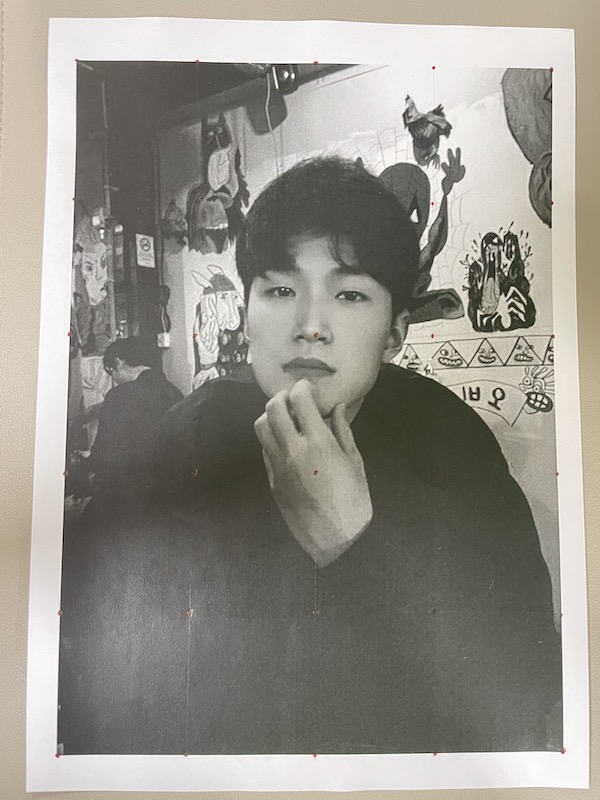
#> input picture 2022_py/img/Pro4_4.jpeg, 600 x 800 px, found by its file name
$ python image_processing.py
#> lines starting #> are read from the running program, lines starting #| are printed output that depends on the picture
import numpy as np
import matplotlib.pyplot as plt
import matplotlib.image as mpimg

me1 = mpimg.imread(
    '/Users/juminjae/Desktop/vscode_file/2022-2_py/img/Pro4_4.jpeg')
#> me1 is the input picture: shape (800, 600, 3); mean R, G, B 149.2, 146.3, 138.6
image1 = me1[:, :, 0]*0.2989 + me1[:, :, 1]*0.5870 + me1[:, :, 2]*0.1140
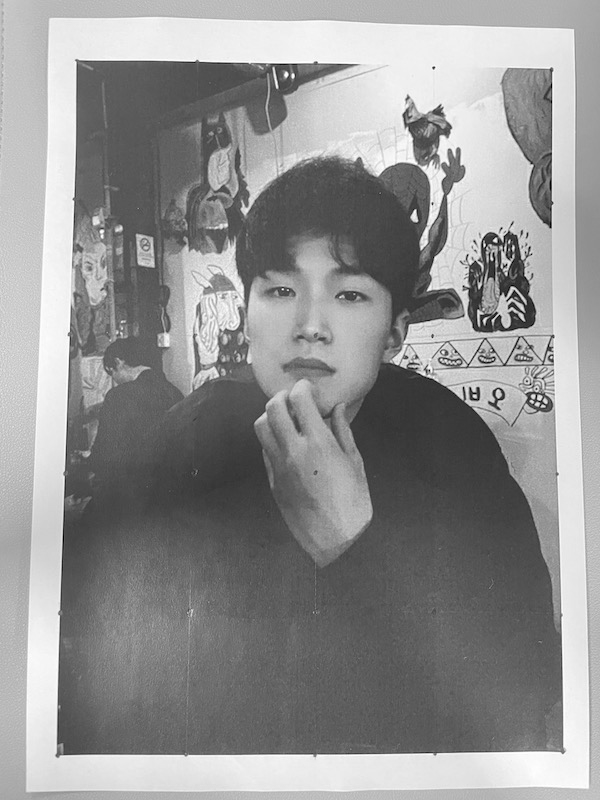
#> image1: shape (800, 600) float64; min 0.299, max 255, mean 146.3
'''
############ 매번 클릭을 줄이고자 I1을 고정시킴 #################
plt.imshow(image1,cmap='gray')
I1 = plt.ginput(30,0)
plt.show()
I1 = np.round(I1)'''

I1 = np.array([[78, 63], [197, 65], [318, 67], [435, 71], [553, 73], [74, 204], [202, 203],
               [315, 199], [432, 205], [554, 205], [72, 337], [
                   195, 338], [319, 338], [434, 339],
               [554, 339], [69, 475], [193, 478], [317, 477], [
                   434, 477], [557, 478], [62, 616],
               [190, 616], [315, 617], [436, 616], [
    562, 618], [60, 758], [185, 757], [315, 758],
    [436, 755], [564, 756]])

me2 = mpimg.imread(
    '/Users/juminjae/Desktop/vscode_file/2022-2_py/img/Pro4_4.jpeg')
image2 = me2[:, :, 0]*0.2989 + me2[:, :, 1]*0.5870 + me2[:, :, 2]*0.1140
plt.imshow(image2, cmap='gray')
#> (the run stopped early here; a loop or call above may not have finished)
